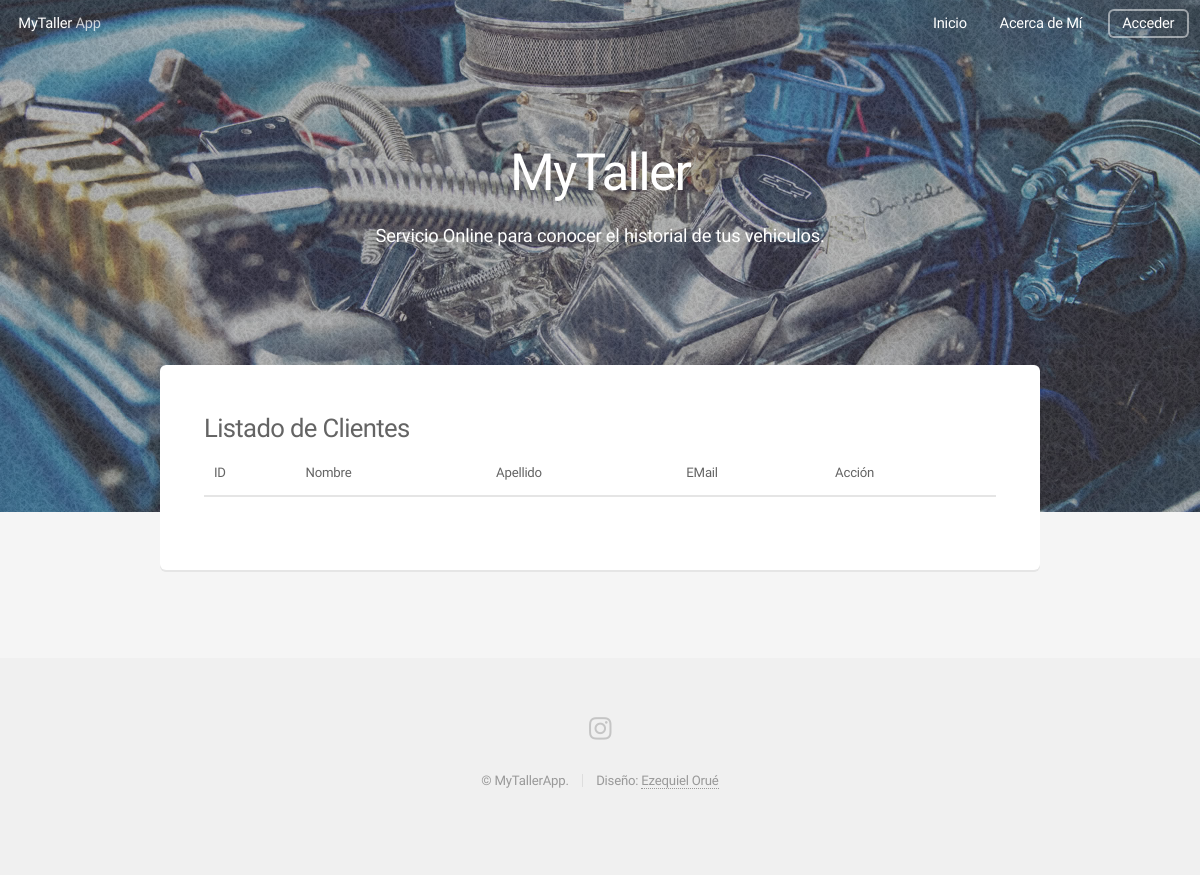
/clientes/listar, run on an earlier commit of the app's database.
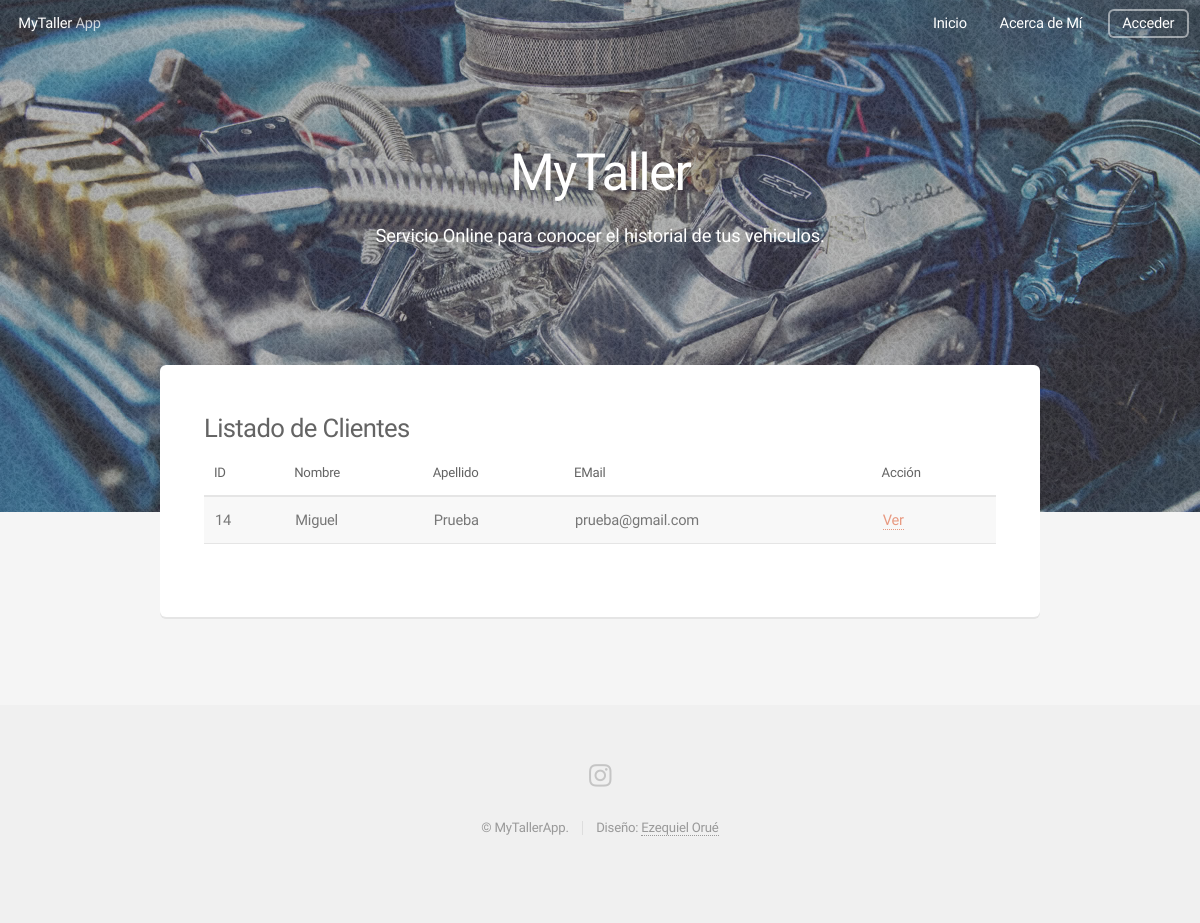
And on a later commit of the database.
### MyTaller/models.py (models this page shows, shortened)
class Cliente(models.Model):
    nombre = models.CharField(max_length=100)
    apellido = models.CharField(max_length=100)
    dni = models.CharField(max_length=12)
    celular = models.CharField(max_length=50)
    mail = models.EmailField(max_length=150)

### MyTaller/views/views_clientes.py (the view)
# urls.py: path('clientes/listar', ClienteList.as_view(), name='Clientes'),
class ClienteList(ListView):
    model = Cliente
    template_name = "Clientes/index.html"

### MyTaller/Templates/Clientes/index.html
{% extends "../Layout/base.html" %}
{% load static %}
{% block content %}
<div class="row">
    <div class="col-12">
            <section class="box">
                <h3>Listado de Clientes</h3>
                <div class="table-wrapper">
                    <table>
                        <thead>
                            <tr>
                                <th>ID</th>
                                <th>Nombre</th>
                                <th>Apellido</th>
                                <th>EMail</th>
                                <th>Acción</th>
                            </tr>
                        </thead>
                        <tbody>
                            {% for c in object_list %}
                                <tr>
                                    <td>{{c.id}}</td>
                                    <td>{{c.nombre}}</td>
                                    <td>{{c.apellido}}</td>
                                    <td>{{c.mail}}</td>
                                    <td><a href="{% url 'ClienteView' c.id %}">Ver</a></td>
                                </tr>
                            {% endfor %}
                        </tbody>
                    </table>
                </div>
            </section>
    </div>
</div>
{% endblock %}

What changed in the data, as far as the page shows it:
added Cliente: id "14", nombre "Miguel", apellido "Prueba", mail "prueba@gmail.com"
